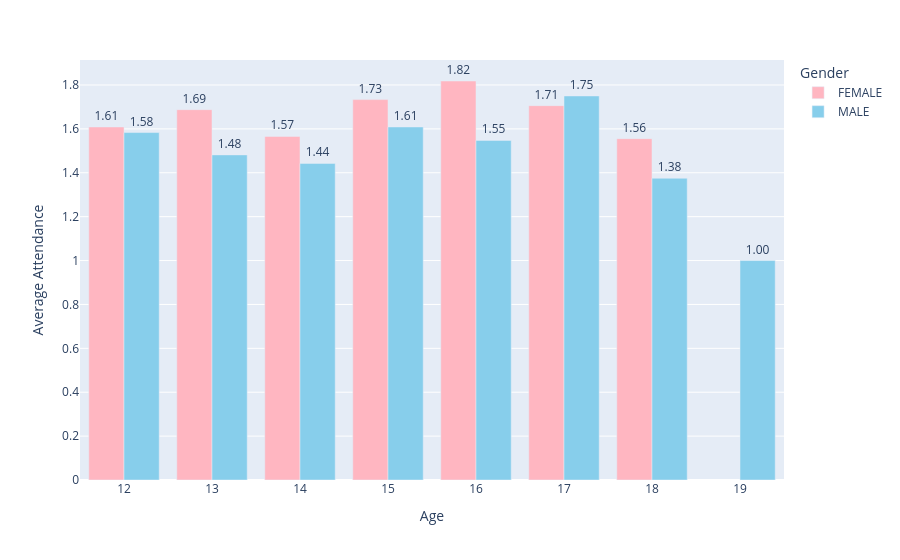

The cell this chart's notebook holds for it:
### Code cell
fig = px.bar(engagement.sort_values('age'), 
             x='age', y='mean', color='gender',
             barmode='group', text='mean', # shows the mean value on each bar
             color_discrete_map={'MALE': '#87ceeb', 'FEMALE': '#ffb6c1'})  
fig.update_traces(texttemplate='%{text:.2f}',  # 2 decimal places
                  textposition='outside')
fig.update_xaxes(dtick=1)  # show every age on x-axis
fig.update_layout(xaxis_title='Age', yaxis_title='Average Attendance',
                  legend_title='Gender')

fig.show()

### Figure 1 — Plotly figure (JSON) as saved in the notebook; plotly's stock layout.template omitted (floating-point values rounded to 4 significant figures)
{"data": [{"alignmentgroup": "True", "hovertemplate": "gender=FEMALE<br>age=%{x}<br>mean=%{text}<extra></extra>", "legendgroup": "FEMALE", "marker": {"color": "#ffb6c1", "pattern": {"shape": ""}}, "name": "FEMALE", "offsetgroup": "FEMALE", "orientation": "v", "showlegend": true, "text": [1.609, 1.688, 1.566, 1.733, 1.818, 1.706, 1.556], "textposition": "outside", "texttemplate": "%{text:.2f}", "type": "bar", "x": [12, 13, 14, 15, 16, 17, 18], "xaxis": "x", "y": [1.609, 1.688, 1.566, 1.733, 1.818, 1.706, 1.556], "yaxis": "y"}, {"alignmentgroup": "True", "hovertemplate": "gender=MALE<br>age=%{x}<br>mean=%{text}<extra></extra>", "legendgroup": "MALE", "marker": {"color": "#87ceeb", "pattern": {"shape": ""}}, "name": "MALE", "offsetgroup": "MALE", "orientation": "v", "showlegend": true, "text": [1.583, 1.481, 1.443, 1.609, 1.548, 1.75, 1.375, 1.0], "textposition": "outside", "texttemplate": "%{text:.2f}", "type": "bar", "x": [12, 13, 14, 15, 16, 17, 18, 19], "xaxis": "x", "y": [1.583, 1.481, 1.443, 1.609, 1.548, 1.75, 1.375, 1.0], "yaxis": "y"}], "layout": {"barmode": "group", "legend": {"title": {"text": "Gender"}, "tracegroupgap": 0}, "margin": {"t": 60}, "xaxis": {"anchor": "y", "domain": [0, 1], "dtick": 1, "title": {"text": "Age"}}, "yaxis": {"anchor": "x", "domain": [0, 1], "title": {"text": "Average Attendance"}}}}
